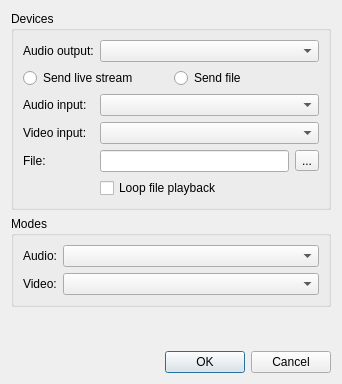
<ui version="4.0" >
 <class>Config</class>
 <widget class="QDialog" name="Config" >
  <property name="geometry" >
   <rect>
    <x>0</x>
    <y>0</y>
    <width>338</width>
    <height>384</height>
   </rect>
  </property>
  <property name="windowTitle" >
   <string>Dialog</string>
  </property>
  <layout class="QVBoxLayout" >
   <item>
    <widget class="QGroupBox" name="gb_devices" >
     <property name="title" >
      <string>Devices</string>
     </property>
     <layout class="QGridLayout" >
      <item row="0" column="0" >
       <widget class="QLabel" name="label" >
        <property name="text" >
         <string>Audio output:</string>
        </property>
       </widget>
      </item>
      <item row="0" column="1" >
       <widget class="QComboBox" name="cb_audioOutDevice" >
        <property name="sizePolicy" >
         <sizepolicy vsizetype="Fixed" hsizetype="Expanding" >
          <horstretch>0</horstretch>
          <verstretch>0</verstretch>
         </sizepolicy>
        </property>
       </widget>
      </item>
      <item row="1" column="0" colspan="2" >
       <layout class="QHBoxLayout" >
        <item>
         <widget class="QRadioButton" name="rb_sendLive" >
          <property name="text" >
           <string>Send live stream</string>
          </property>
         </widget>
        </item>
        <item>
         <widget class="QRadioButton" name="rb_sendFile" >
          <property name="text" >
           <string>Send file</string>
          </property>
         </widget>
        </item>
       </layout>
      </item>
      <item row="2" column="0" >
       <widget class="QLabel" name="lb_audioInDevice" >
        <property name="text" >
         <string>Audio input:</string>
        </property>
       </widget>
      </item>
      <item row="2" column="1" >
       <widget class="QComboBox" name="cb_audioInDevice" >
        <property name="sizePolicy" >
         <sizepolicy vsizetype="Fixed" hsizetype="Expanding" >
          <horstretch>0</horstretch>
          <verstretch>0</verstretch>
         </sizepolicy>
        </property>
       </widget>
      </item>
      <item row="3" column="0" >
       <widget class="QLabel" name="lb_videoInDevice" >
        <property name="text" >
         <string>Video input:</string>
        </property>
       </widget>
      </item>
      <item row="3" column="1" >
       <widget class="QComboBox" name="cb_videoInDevice" >
        <property name="sizePolicy" >
         <sizepolicy vsizetype="Fixed" hsizetype="Expanding" >
          <horstretch>0</horstretch>
          <verstretch>0</verstretch>
         </sizepolicy>
        </property>
       </widget>
      </item>
      <item row="4" column="0" >
       <widget class="QLabel" name="lb_file" >
        <property name="text" >
         <string>File:</string>
        </property>
       </widget>
      </item>
      <item row="4" column="1" >
       <layout class="QHBoxLayout" >
        <item>
         <widget class="QLineEdit" name="le_file" />
        </item>
        <item>
         <widget class="QToolButton" name="tb_file" >
          <property name="text" >
           <string>...</string>
          </property>
         </widget>
        </item>
       </layout>
      </item>
      <item row="5" column="1" >
       <widget class="QCheckBox" name="ck_loop" >
        <property name="text" >
         <string>Loop file playback</string>
        </property>
       </widget>
      </item>
     </layout>
    </widget>
   </item>
   <item>
    <widget class="QGroupBox" name="gb_modes" >
     <property name="title" >
      <string>Modes</string>
     </property>
     <layout class="QGridLayout" >
      <item row="0" column="0" >
       <widget class="QLabel" name="lb_audioMode" >
        <property name="text" >
         <string>Audio:</string>
        </property>
       </widget>
      </item>
      <item row="0" column="1" >
       <widget class="QComboBox" name="cb_audioMode" >
        <property name="sizePolicy" >
         <sizepolicy vsizetype="Fixed" hsizetype="Expanding" >
          <horstretch>0</horstretch>
          <verstretch>0</verstretch>
         </sizepolicy>
        </property>
       </widget>
      </item>
      <item row="1" column="0" >
       <widget class="QLabel" name="lb_videoMode" >
        <property name="text" >
         <string>Video:</string>
        </property>
       </widget>
      </item>
      <item row="1" column="1" >
       <widget class="QComboBox" name="cb_videoMode" >
        <property name="sizePolicy" >
         <sizepolicy vsizetype="Fixed" hsizetype="Expanding" >
          <horstretch>0</horstretch>
          <verstretch>0</verstretch>
         </sizepolicy>
        </property>
       </widget>
      </item>
     </layout>
    </widget>
   </item>
   <item>
    <spacer>
     <property name="orientation" >
      <enum>Qt::Vertical</enum>
     </property>
     <property name="sizeHint" >
      <size>
       <width>320</width>
       <height>41</height>
      </size>
     </property>
    </spacer>
   </item>
   <item>
    <widget class="QDialogButtonBox" name="buttonBox" >
     <property name="orientation" >
      <enum>Qt::Horizontal</enum>
     </property>
     <property name="standardButtons" >
      <set>QDialogButtonBox::Cancel|QDialogButtonBox::NoButton|QDialogButtonBox::Ok</set>
     </property>
    </widget>
   </item>
  </layout>
 </widget>
 <tabstops>
  <tabstop>cb_audioOutDevice</tabstop>
  <tabstop>rb_sendLive</tabstop>
  <tabstop>rb_sendFile</tabstop>
  <tabstop>cb_audioInDevice</tabstop>
  <tabstop>cb_videoInDevice</tabstop>
  <tabstop>le_file</tabstop>
  <tabstop>tb_file</tabstop>
  <tabstop>ck_loop</tabstop>
  <tabstop>cb_audioMode</tabstop>
  <tabstop>cb_videoMode</tabstop>
  <tabstop>buttonBox</tabstop>
 </tabstops>
 <resources/>
 <connections>
  <connection>
   <sender>buttonBox</sender>
   <signal>accepted()</signal>
   <receiver>Config</receiver>
   <slot>accept()</slot>
   <hints>
    <hint type="sourcelabel" >
     <x>219</x>
     <y>307</y>
    </hint>
    <hint type="destinationlabel" >
     <x>180</x>
     <y>332</y>
    </hint>
   </hints>
  </connection>
  <connection>
   <sender>buttonBox</sender>
   <signal>rejected()</signal>
   <receiver>Config</receiver>
   <slot>reject()</slot>
   <hints>
    <hint type="sourcelabel" >
     <x>290</x>
     <y>307</y>
    </hint>
    <hint type="destinationlabel" >
     <x>280</x>
     <y>333</y>
    </hint>
   </hints>
  </connection>
 </connections>
</ui>
